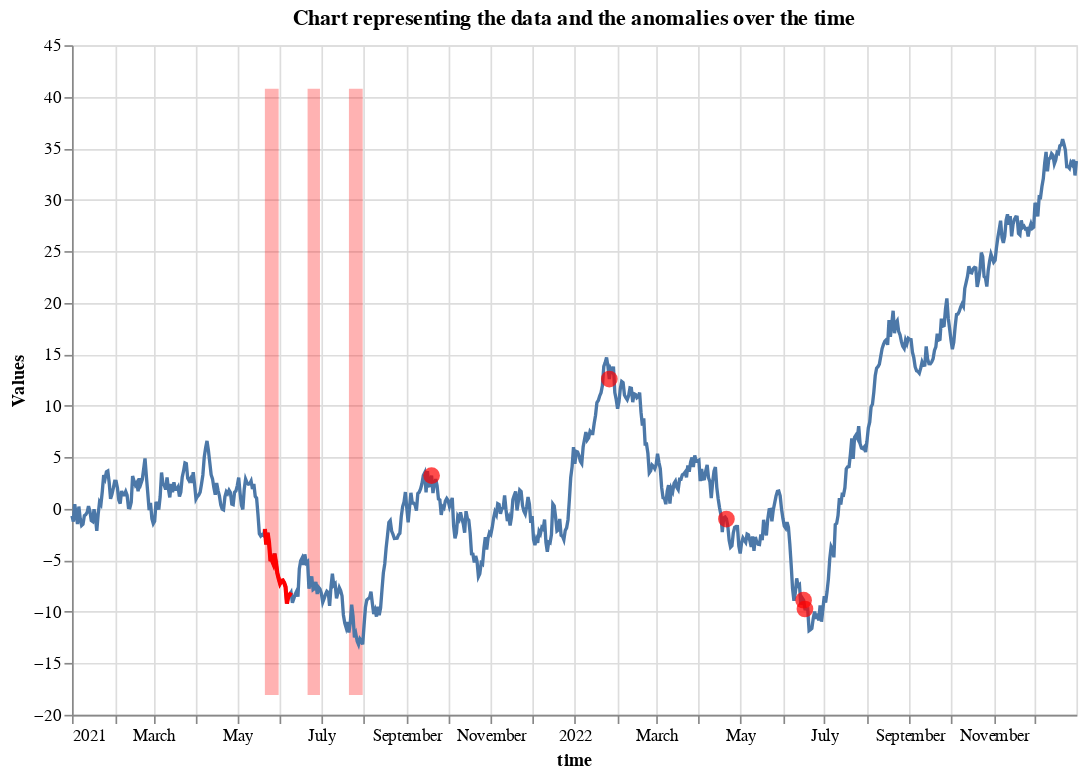

Notebook cell for this chart:
### Markdown cell above
---
## Plotting

### Code cell
chart = AnomalyPlot.plot_anomalies(data_ts,
                                   point_anomalies=anomalies_ts,
                                   contextual_anomalies=subset_data_ts,
                                   collective_anomalies=collective_an_ts
                                   )
chart

### Figure 1 — Vega-Lite specification as saved in the notebook (floating-point values rounded to 4 significant figures; data arrays with more than 128 entries replaced by an {"elided": "..."} marker saying what was removed)
{"config": {"view": {"continuousWidth": 300, "continuousHeight": 300}}, "layer": [{"data": {"name": "data-3bbf01534df2203f2684492e64d1fb6b"}, "mark": {"type": "area", "color": "red", "opacity": 0.3}, "encoding": {"x": {"field": "time", "type": "temporal"}, "y": {"field": "min", "type": "quantitative"}, "y2": {"field": "max"}}}, {"data": {"name": "data-9e6446bb2cd3282bcc0111fbf7a13c0d"}, "mark": {"type": "area", "color": "red", "opacity": 0.3}, "encoding": {"x": {"field": "time", "type": "temporal"}, "y": {"field": "min", "type": "quantitative"}, "y2": {"field": "max"}}}, {"data": {"name": "data-f6a6aa59b12859e5f17d8c4e4030936d"}, "mark": {"type": "area", "color": "red", "opacity": 0.3}, "encoding": {"x": {"field": "time", "type": "temporal"}, "y": {"field": "min", "type": "quantitative"}, "y2": {"field": "max"}}}, {"layer": [{"data": {"name": "data-6a3c31b97e34516ee1e3ed2befd00c41"}, "mark": {"type": "line"}, "encoding": {"x": {"field": "time", "type": "temporal"}, "y": {"axis": {"title": "Values"}, "field": "data", "type": "quantitative"}}, "title": "Chart representing the data and the anomalies over the time"}, {"data": {"name": "data-3e2970b570b8369e6d67067d74244e29"}, "mark": {"type": "circle", "color": "red", "size": 100}, "encoding": {"x": {"field": "time", "type": "temporal"}, "y": {"field": "anomalies_y", "type": "quantitative"}}, "transform": [{"filter": "(datum.anomalies === 1)"}]}, {"data": {"name": "data-c7fabca08d7022e87f2f8fd467130fce"}, "mark": {"type": "line", "color": "red", "strokeWidth": 2.5}, "encoding": {"x": {"field": "time", "type": "temporal"}, "y": {"field": "anomalies_y", "type": "quantitative"}}}]}], "height": 400, "width": 600, "$schema": "https://vega.github.io/schema/vega-lite/v5.16.3.json", "datasets": {"data-3bbf01534df2203f2684492e64d1fb6b": [{"time": "2021-05-21T00:00:00", "anomalies": 1.0, "max": 40.78, "min": -18.08}, {"time": "2021-05-22T00:00:00", "anomalies": 1.0, "max": 40.78, "min": -18.08}, {"time": "2021-05-23T00:00:00", "anomalies": 1.0, "max": 40.78, "min": -18.08}, {"time": "2021-05-24T00:00:00", "anomalies": 1.0, "max": 40.78, "min": -18.08}, {"time": "2021-05-25T00:00:00", "anomalies": 1.0, "max": 40.78, "min": -18.08}, {"time": "2021-05-26T00:00:00", "anomalies": 1.0, "max": 40.78, "min": -18.08}, {"time": "2021-05-27T00:00:00", "anomalies": 1.0, "max": 40.78, "min": -18.08}, {"time": "2021-05-28T00:00:00", "anomalies": 1.0, "max": 40.78, "min": -18.08}, {"time": "2021-05-29T00:00:00", "anomalies": 1.0, "max": 40.78, "min": -18.08}, {"time": "2021-05-30T00:00:00", "anomalies": 1.0, "max": 40.78, "min": -18.08}, {"time": "2021-05-31T00:00:00", "anomalies": 1.0, "max": 40.78, "min": -18.08}], "data-9e6446bb2cd3282bcc0111fbf7a13c0d": [{"time": "2021-06-21T00:00:00", "anomalies": 1.0, "max": 40.78, "min": -18.08}, {"time": "2021-06-22T00:00:00", "anomalies": 1.0, "max": 40.78, "min": -18.08}, {"time": "2021-06-23T00:00:00", "anomalies": 1.0, "max": 40.78, "min": -18.08}, {"time": "2021-06-24T00:00:00", "anomalies": 1.0, "max": 40.78, "min": -18.08}, {"time": "2021-06-25T00:00:00", "anomalies": 1.0, "max": 40.78, "min": -18.08}, {"time": "2021-06-26T00:00:00", "anomalies": 1.0, "max": 40.78, "min": -18.08}, {"time": "2021-06-27T00:00:00", "anomalies": 1.0, "max": 40.78, "min": -18.08}, {"time": "2021-06-28T00:00:00", "anomalies": 1.0, "max": 40.78, "min": -18.08}, {"time": "2021-06-29T00:00:00", "anomalies": 1.0, "max": 40.78, "min": -18.08}, {"time": "2021-06-30T00:00:00", "anomalies": 1.0, "max": 40.78, "min": -18.08}], "data-f6a6aa59b12859e5f17d8c4e4030936d": [{"time": "2021-07-21T00:00:00", "anomalies": 1.0, "max": 40.78, "min": -18.08}, {"time": "2021-07-22T00:00:00", "anomalies": 1.0, "max": 40.78, "min": -18.08}, {"time": "2021-07-23T00:00:00", "anomalies": 1.0, "max": 40.78, "min": -18.08}, {"time": "2021-07-24T00:00:00", "anomalies": 1.0, "max": 40.78, "min": -18.08}, {"time": "2021-07-25T00:00:00", "anomalies": 1.0, "max": 40.78, "min": -18.08}, {"time": "2021-07-26T00:00:00", "anomalies": 1.0, "max": 40.78, "min": -18.08}, {"time": "2021-07-27T00:00:00", "anomalies": 1.0, "max": 40.78, "min": -18.08}, {"time": "2021-07-28T00:00:00", "anomalies": 1.0, "max": 40.78, "min": -18.08}, {"time": "2021-07-29T00:00:00", "anomalies": 1.0, "max": 40.78, "min": -18.08}, {"time": "2021-07-30T00:00:00", "anomalies": 1.0, "max": 40.78, "min": -18.08}, {"time": "2021-07-31T00:00:00", "anomalies": 1.0, "max": 40.78, "min": -18.08}], "data-6a3c31b97e34516ee1e3ed2befd00c41": {"elided": "730 records"}, "data-3e2970b570b8369e6d67067d74244e29": {"elided": "730 records"}, "data-c7fabca08d7022e87f2f8fd467130fce": [{"time": "2021-05-21T00:00:00", "anomalies": 1.0, "anomalies_y": -1.968}, {"time": "2021-05-22T00:00:00", "anomalies": 1.0, "anomalies_y": -3.466}, {"time": "2021-05-23T00:00:00", "anomalies": 1.0, "anomalies_y": -2.339}, {"time": "2021-05-24T00:00:00", "anomalies": 1.0, "anomalies_y": -3.268}, {"time": "2021-05-25T00:00:00", "anomalies": 1.0, "anomalies_y": -4.933}, {"time": "2021-05-26T00:00:00", "anomalies": 1.0, "anomalies_y": -4.972}, {"time": "2021-05-27T00:00:00", "anomalies": 1.0, "anomalies_y": -5.292}, {"time": "2021-05-28T00:00:00", "anomalies": 1.0, "anomalies_y": -4.343}, {"time": "2021-05-29T00:00:00", "anomalies": 1.0, "anomalies_y": -5.156}, {"time": "2021-05-30T00:00:00", "anomalies": 1.0, "anomalies_y": -6.218}, {"time": "2021-05-31T00:00:00", "anomalies": 1.0, "anomalies_y": -6.762}, {"time": "2021-06-01T00:00:00", "anomalies": 1.0, "anomalies_y": -7.248}, {"time": "2021-06-02T00:00:00", "anomalies": 1.0, "anomalies_y": -6.996}, {"time": "2021-06-03T00:00:00", "anomalies": 1.0, "anomalies_y": -6.963}, {"time": "2021-06-04T00:00:00", "anomalies": 1.0, "anomalies_y": -7.187}, {"time": "2021-06-05T00:00:00", "anomalies": 1.0, "anomalies_y": -7.585}, {"time": "2021-06-06T00:00:00", "anomalies": 1.0, "anomalies_y": -9.214}, {"time": "2021-06-07T00:00:00", "anomalies": 1.0, "anomalies_y": -8.492}, {"time": "2021-06-08T00:00:00", "anomalies": 1.0, "anomalies_y": -8.36}, {"time": "2021-06-09T00:00:00", "anomalies": 1.0, "anomalies_y": -8.132}]}}
